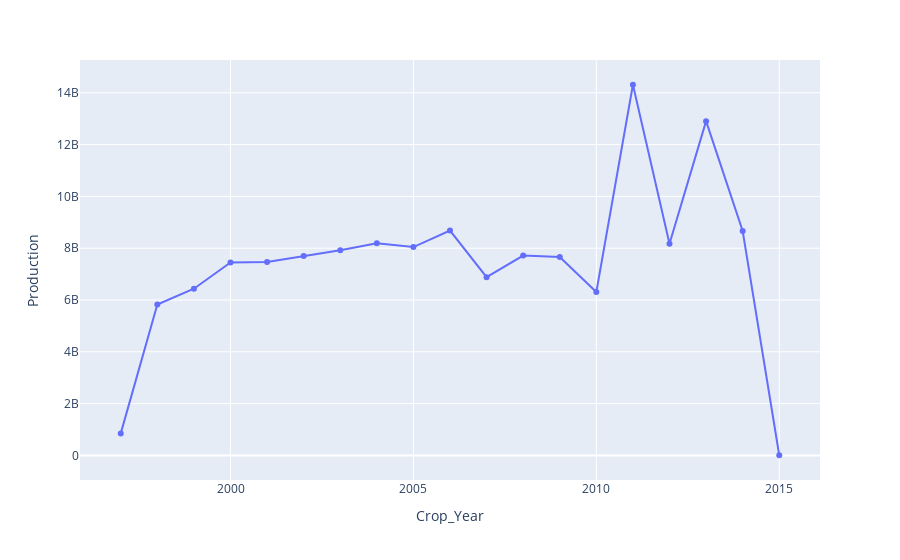

Notebook code for this chart:
### Markdown cell above
## **Lowest productive year: 2015

### Code cell
# Yearly production:
yr = df.groupby(by ='Crop_Year')['Production'].agg(sum)
fig = px.line(yr, y = 'Production', markers = True)
fig.show()

### Figure 1 — Plotly figure (JSON) as saved in the notebook; plotly's stock layout.template omitted (floating-point values rounded to 4 significant figures)
{"data": [{"hovertemplate": "Crop_Year=%{x}<br>Production=%{y}<extra></extra>", "legendgroup": "", "line": {"color": "#636efa", "dash": "solid"}, "marker": {"symbol": "circle"}, "mode": "markers+lines", "name": "", "orientation": "v", "showlegend": false, "type": "scatter", "x": [1997, 1998, 1999, 2000, 2001, 2002, 2003, 2004, 2005, 2006, 2007, 2008, 2009, 2010, 2011, 2012, 2013, 2014, 2015], "xaxis": "x", "y": [851232906, 5825000000.0, 6435000000.0, 7450000000.0, 7466000000.0, 7697000000.0, 7918000000.0, 8189000000.0, 8044000000.0, 8682000000.0, 6879000000.0, 7717000000.0, 7660000000.0, 6308000000.0, 14310000000.0, 8171000000.0, 12900000000.0, 8665000000.0, 6935000.0], "yaxis": "y"}], "layout": {"legend": {"tracegroupgap": 0}, "margin": {"t": 60}, "xaxis": {"anchor": "y", "domain": [0, 1], "title": {"text": "Crop_Year"}}, "yaxis": {"anchor": "x", "domain": [0, 1], "title": {"text": "Production"}}}}
